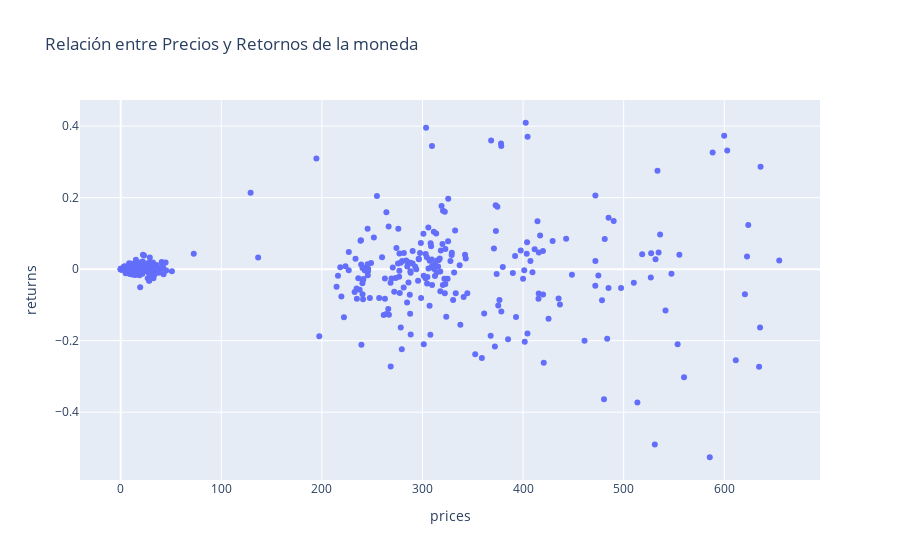

Write notebook code for a chart like this one.
### Code cell
# Crear un gráfico de barras de las diferencias de precios en diferentes fechas
fig_price_returns = px.scatter(binancecoin_df, x='prices', y='returns', title='Relación entre Precios y Retornos de la moneda')
fig_price_returns.show()

### Figure 1 — Plotly figure (JSON) as saved in the notebook; plotly's stock layout.template omitted (floating-point values rounded to 4 significant figures; data arrays with more than 128 entries replaced by an {"elided": "..."} marker saying what was removed)
{"data": [{"hovertemplate": "prices=%{x}<br>returns=%{y}<extra></extra>", "legendgroup": "", "marker": {"color": "#636efa", "symbol": "circle"}, "mode": "markers", "name": "", "orientation": "v", "showlegend": false, "type": "scatter", "x": {"elided": "564 float values"}, "xaxis": "x", "y": {"elided": "564 float values"}, "yaxis": "y"}], "layout": {"legend": {"tracegroupgap": 0}, "title": {"text": "Relación entre Precios y Retornos de la moneda"}, "xaxis": {"anchor": "y", "domain": [0, 1], "title": {"text": "prices"}}, "yaxis": {"anchor": "x", "domain": [0, 1], "title": {"text": "returns"}}}}
